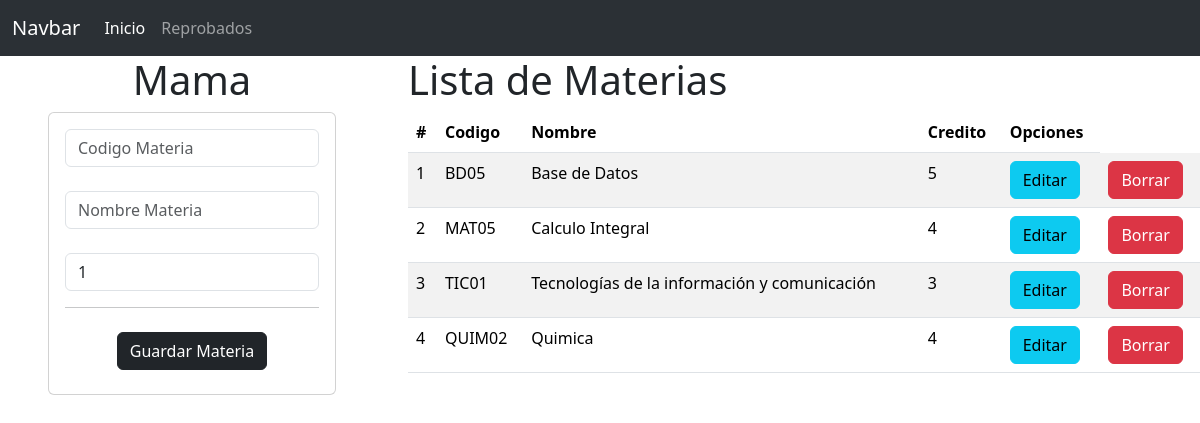
The page / on the database its author committed.
### materia_app/models.py (models this page shows, shortened)
class Materia(models.Model):
    codigo=models.CharField(primary_key=True,max_length=6)
    nombre=models.CharField(max_length=100)
    creditos=models.PositiveSmallIntegerField()

### materia_app/views.py (the view)
# urls.py: path('', views.inicio_vista, name="inicio_vista"),
def inicio_vista(request):
    lasmaterias=Materia.objects.all()
    return render(request,"gestionarMateria.html",{"mismaterias":lasmaterias})

### materia_app/templates/gestionarMateria.html
{% extends "base.html" %}
{% block cuerpo  %}
<div class="row">
    <div class="col-sm-12 col-md-4 col-lg-4 col-xl-4">
    <center><h1>Mama</h1></center>
        <div class="card mx-5">
            <div class="card-body">
                <form action="registrarMateria/" method="POST"> {% csrf_token %}
                    <center><div class="form-group">
                        <input type="text" id="txtcodigo" name="txtcodigo" class="form-control" placeholder="Codigo Materia" minlength="1" maxlength="6" required>
                    </div>
                    <br>
                    <div class="form-group">
                        <input type="text" id="txtmateria" name="txtmateria" class="form-control" placeholder="Nombre Materia" maxlength="100" required>
                    </div>
                    <br>
                    <div class="form-group">
                        <input type="text" id="numcreditos" name="numcreditos" class="form-control" min="1" max="9" value="1" required>
                    </div>
                    <hr></hr>
                    <div class="form-group py-2">
                        <button type="submit" class="btn btn-primary btn-dark">Guardar Materia</button>
                    </div>
                </center>
                </form>
            </div>
        </div>
    </div>
    <div class="col-sm-12 col-md-8 col-lg-8 col-xl-8">
        <h1>Lista de Materias</h1>
            <table class="table table-striped">
                <thead>
                <tr>
                    <th scope="col">#</th>
                    <th scope="col">Codigo</th>
                    <th scope="col">Nombre</th>
                    <th scope="col">Credito</th>
                    <th>Opciones</th>
                </tr>
                </thead>
                <tbody>
                    {% for m in mismaterias  %}
                    <tr>
                        <td>{{forloop.counter}}</td>
                        <td>{{m.codigo}}</td>
                        <td>{{m.nombre}}</td>
                        <td>{{m.creditos}}</td>
                        <td> <a href="seleccionarMateria/{{m.codigo}}" class="btn btn-info">Editar</a></td>
                        <td> <a href="borrarMateria/{{m.codigo}}" class="btn btn-danger">Borrar</a></td>
                    </tr>
                    {% endfor %}
                </tbody>
            </table>
        </div>
</div>
{% endblock  %}

### materia_app/templates/base.html (shortened to what this page needs)
<!doctype html>
<html lang="es">
  <head>
    <link href="https://cdn.jsdelivr.net/npm/bootstrap@5.3.3/dist/css/bootstrap.min.css" rel="stylesheet">
  </head>
  <body>
        <nav class="navbar navbar-expand-lg bg-body-tertiary" data-bs-theme="dark">
            <div class="container-fluid">
            <a class="navbar-brand" href="#">Navbar</a>
            <div class="collapse navbar-collapse" id="navbarNav">
                <ul class="navbar-nav">
                <li class="nav-item">
                    <a class="nav-link active" aria-current="page" href="#">Inicio</a>
                </li>
                <li class="nav-item">
                    <a class="nav-link" href="#">Reprobados</a>
                </li>
                </ul>
            </div>
            </div>
        </nav>
        {% block cuerpo  %}
        {% endblock  %}
  </body>
</html>

### rows shown on the page
Materia: codigo "BD05", nombre "Base de Datos", creditos "5"
Materia: codigo "MAT05", nombre "Calculo Integral", creditos "4"
Materia: codigo "TIC01", nombre "Tecnologías de la información y comunicación", creditos "3"
Materia: codigo "QUIM02", nombre "Quimica", creditos "4"
